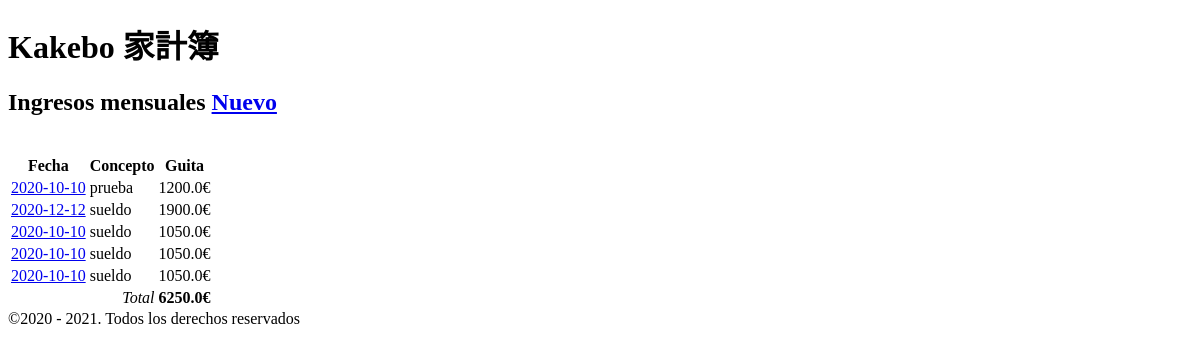
Before: / with the older database file.
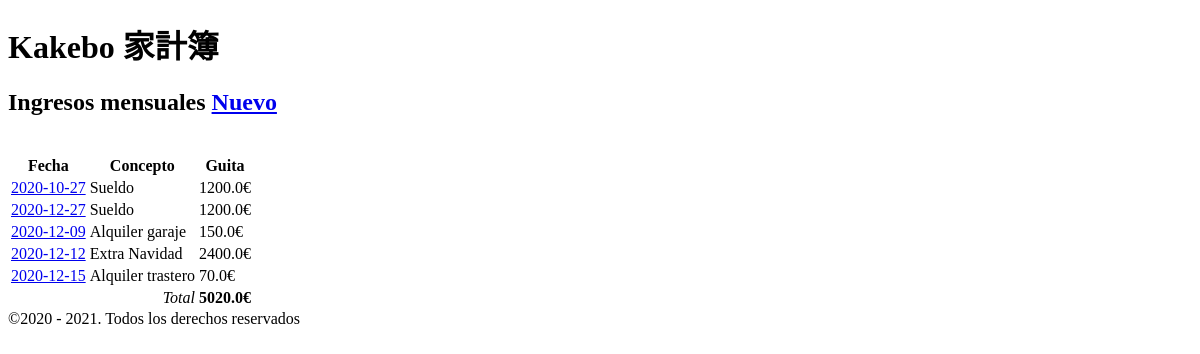
After: the same page with the newer database file.
### tables this page shows
CREATE TABLE "movimientos" (
	"id"	INTEGER,
	"concepto"	TEXT NOT NULL,
	"fecha"	TEXT NOT NULL,
	"cantidad"	REAL NOT NULL,
	PRIMARY KEY("id" AUTOINCREMENT)
);

### movements/views.py (the view)
@app.route('/')
def listaIngresos():
    conn = sqlite3.connect(DBFILE)
    c = conn.cursor()
    c.execute('SELECT fecha, concepto, cantidad, id FROM movimientos;')
    '''
    fIngresos = open("movements/data/basededatos.csv", "r")
    csvReader = csv.reader(fIngresos, delimiter=',', quotechar='"')
    ingresos = list(csvReader)
    '''
    ingresos = c.fetchall()
    total=0
    for ingreso in ingresos:
        total += float(ingreso[2])
    conn.close()
    return render_template('movementsList.html', datos=ingresos, total=total)

### movements/templates/movementsList.html (shortened to what this page needs)
{% extends 'base.html' %}
{% block content %}
    <h2>Ingresos mensuales <a href="creaalta">Nuevo</a></h2>
    <br>
    <table>
        <thead>
            <tr>
                <th>Fecha</th>
                <th>Concepto</th>
                <th>Guita</th>
            </tr>
        </thead>
        <tbody>
            {% for registro in datos %}
                <tr>
                    <td><a href="modifica/{{registro[3]}}">{{registro[0]}}</a></td>
                    <td>{{registro[1]}}</td>
                    <td>{{registro [2]}}€</td>
                </tr>
            {% endfor %}
            <tr>
                <td colspan="2" style="text-align: right;"><em>Total</em></td>
                <td><strong>{{total}}€</strong></td>
            </tr>
        </tbody>
    </table>
{% endblock %}

### movements/templates/base.html (shortened to what this page needs)
<!DOCTYPE html>
<html lang="en">
    <head>
    </head>
    <body>
        <header>
            <h1>Kakebo 家計簿</h1>
        </header>
        <section>
            {% block content %}{% endblock %}
        </section>
        <footer>
            &copy;2020 - 2021. Todos los derechos reservados
        </footer>
    </body>
</html>

Changed rows visible on the page:
removed movimientos: fecha "2020-10-10", concepto "sueldo", cantidad "1050.0"
removed movimientos: fecha "2020-10-10", concepto "sueldo", cantidad "1050.0"
removed movimientos: fecha "2020-10-10", concepto "sueldo", cantidad "1050.0"
changed movimientos (number 1 of 5 on the later page): fecha "2020-10-10" → "2020-10-27"; concepto "prueba" → "Sueldo"
changed movimientos (number 2 of 5 on the later page): fecha "2020-12-12" → "2020-12-27"; concepto "sueldo" → "Sueldo"; cantidad "1900.0" → "1200.0"
added movimientos: fecha "2020-12-09", concepto "Alquiler garaje", cantidad "150.0"
added movimientos: fecha "2020-12-12", concepto "Extra Navidad", cantidad "2400.0"
added movimientos: fecha "2020-12-15", concepto "Alquiler trastero", cantidad "70.0"
Other visible differences:
{{ total }}: "6250.0" → "5020.0"
